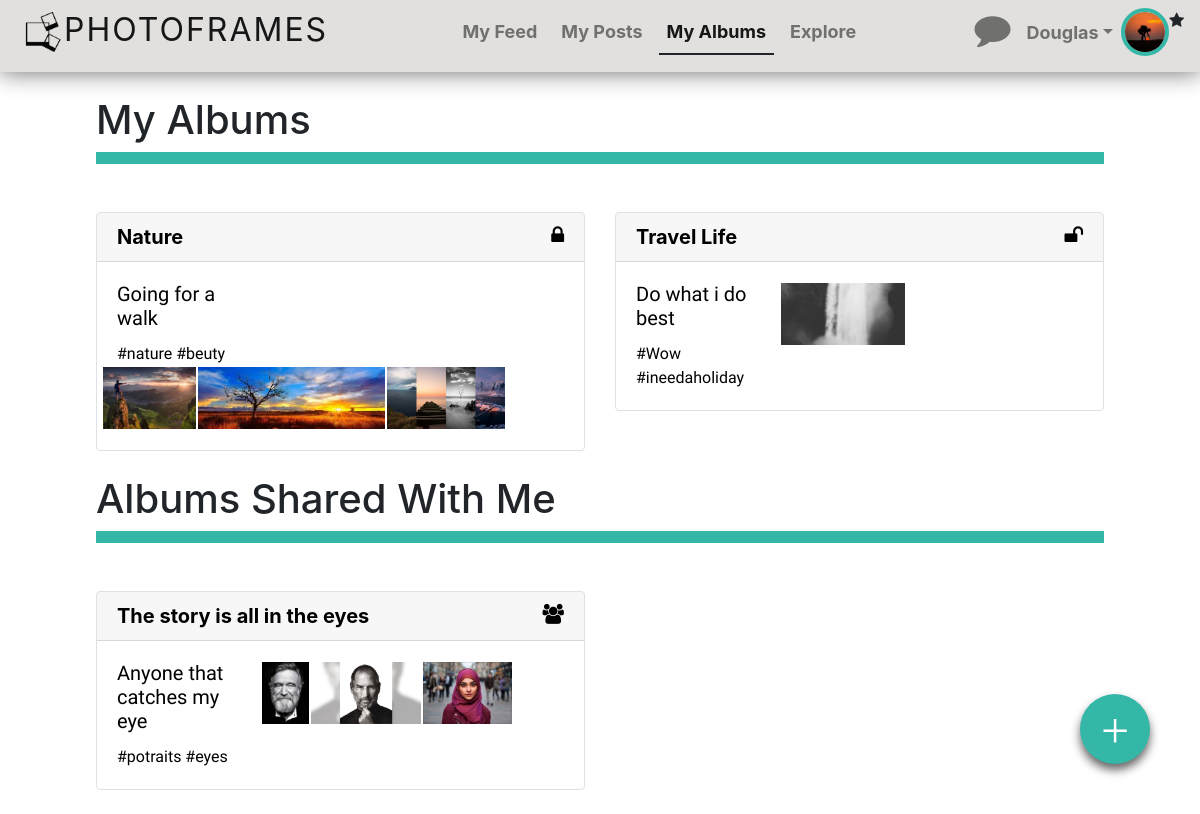
/php/albums.php (signed in), run on the app's committed database.
### tables this page shows
CREATE TABLE `tbalbum` (
  `albumID` int(11) NOT NULL,
  `userID` int(11) NOT NULL,
  `title` varchar(50) NOT NULL,
  `description` varchar(50) DEFAULT NULL,
  `privacy` varchar(10) NOT NULL DEFAULT 'public',
  `timeStamp` datetime NOT NULL
);

CREATE TABLE `tbalbumhashtag` (
  `ID` int(11) NOT NULL,
  `albumID` int(11) NOT NULL,
  `hashtag` varchar(50) NOT NULL
);

CREATE TABLE `tbpost` (
  `imageID` int(11) NOT NULL,
  `userID` int(11) NOT NULL,
  `title` varchar(50) NOT NULL,
  `caption` varchar(50) NOT NULL,
  `stars` int(11) NOT NULL DEFAULT '0',
  `timeStamp` datetime DEFAULT NULL,
  `fileLocation` varchar(200) NOT NULL DEFAULT 'default',
  `privacy` varchar(10) DEFAULT 'public',
  `iso` int(11) DEFAULT NULL,
  `shutterSpeed` varchar(10) DEFAULT NULL,
  `fStop` float DEFAULT NULL,
  `lens` varchar(10) DEFAULT NULL,
  `albumID` int(11) NOT NULL
);

CREATE TABLE `tbalbumparticipant` (
  `ID` int(11) NOT NULL,
  `albumID` int(11) NOT NULL,
  `userID` int(11) NOT NULL
);

### php/fragments/albumsFragment.php (the view, shortened to what this page needs)
<?php
    if (isset($query1))
    {
        $res = $mysqli->query($query1);
        if ($res && $res->num_rows > 0)
        {
            echo '<main class="pageContent">';
            echo '<div class="row">';
            while($row = $res->fetch_assoc())
            {
                echo '<div class="col-sm-12 col-lg-6">
                            <a class="albumCar m-1" href="album.php?albumID='.$row["albumID"].'">
                                <div class="card border">
                                    <h5 class="card-header"><b>'.$row["title"].'</b>';
                                    if ($row["privacy"] == "private")
                                        echo '<i class="fa fa-lock privacyIcon" aria-hidden="true"></i>';
                                    else
                                        echo '<i class="fa fa-unlock privacyIcon" aria-hidden="true"></i>';
                               echo'</h5>
                                    <div class="card-body">
                                        <div class="row">
                                            <div class="col-4">
                                                <h5 class="card-title">'.$row["description"].'</h5>
                                                <p class="card-text">';
                                                $hashtagQuery = "SELECT *
                                                            FROM tbalbumhashtag
                                                            WHERE albumID = ".$row["albumID"]."
                                                            LIMIT 2;";
                                                $result = $mysqli->query($hashtagQuery);
                                                if ($result && $result->num_rows > 0)
                                                {
                                                    while($rowResult = $result->fetch_assoc())
                                                    {
                                                        echo $rowResult["hashtag"].' ';
                                                    }
                                                }
                                               echo '</p>
                                            </div>
                                            <div class="imgPreview">';
                                            $picQuery = "SELECT *
                                            FROM tbpost
                                            WHERE albumID = ".$row["albumID"]." AND privacy != 'hidden'
                                            LIMIT 3;";
                                            $result = $mysqli->query($picQuery);
                                            if ($result && $result->num_rows > 0)
                                            {
                                                while($rowResult = $result->fetch_assoc())
                                                {
                                                    echo '<img alt="Preview Image" src="'.$rowResult["fileLocation"].'" />';
                                                }
                                            }
                                        echo '</div>
                                    </div>
                                </div>
                            </div>
                        </a>
                    </div>';
            }
            echo '</div>';
            echo '</main>';
        }
    }
    if (isset($query2))
    {
        $res = $mysqli->query($query2);
        if ($res && $res->num_rows > 0)
        {
            echo '<div  class="heading mt-0">
                <h1>Albums Shared With Me</h1>
            </div>';
            echo '<main class="pageContent">';
            echo '<div class="row">';
            while($row = $res->fetch_assoc())
            {
                echo '<div class="col-sm-12 col-lg-6">
                            <a class="albumCar m-1" href="album.php?albumID='.$row["albumID"].'">
                                <div class="card border">
                                    <h5 class="card-header"><b>'.$row["title"].'</b>
                                    <i class="fa fa-users privacyIcon" aria-hidden="true"></i>
                                    </h5>
                                    <div class="card-body">
                                        <div class="row">
                                            <div class="col-4">
                                                <h5 class="card-title">'.$row["description"].'</h5>
                                                <p class="card-text">';
                                                $hashtagQuery = "SELECT *
                                                            FROM tbalbumhashtag
                                                            WHERE albumID = ".$row["albumID"]."
                                                            LIMIT 2;";
                                                $result = $mysqli->query($hashtagQuery);
                                                if ($result && $result->num_rows > 0)
                                                {
                                                    while($rowResult = $result->fetch_assoc())
                                                    {
                                                        echo $rowResult["hashtag"].' ';
                                                    }
                                                }
                                                echo '</p>
                                            </div>
                                            <div class="imgPreview">';
                                            $picQuery = "SELECT *
                                            FROM tbpost
                                            WHERE albumID = ".$row["albumID"]."  AND privacy != 'hidden'
                                            LIMIT 3;";
                                            $result = $mysqli->query($picQuery);
                                            if ($result && $result->num_rows > 0)
                                            {
                                                while($rowResult = $result->fetch_assoc())
                                                {
                                                    echo '<img alt="Preview Image" src="'.$rowResult["fileLocation"].'" />';
                                                }
                                            }
                                            echo '</div>
                                        </div>
                                    </div>
                                </div>
                            </a>
                        </div>';
            }
            echo '</div>';
            echo '</main>';
        }
    }
?>

### php/albums.php (shortened to what this page needs)
<?php
include "./fragments/globals.php";
?>
<!DOCTYPE html>
<html>
<head>
    <?php include "./fragments/cssLibraries.php"; ?>
    <link rel="stylesheet" type="text/css" href="../css/albums.css" />
    <link rel="stylesheet" type="text/css" href="../css/albumsFragment.css" />
</head>
<body>
<?php include "./fragments/navbarFragment.php"; ?>
<div  class="heading">
    <h1>My Albums</h1>
</div>
<?php
$query1 = "SELECT *
    FROM tbalbum
    WHERE userID = ".$_SESSION['userID']."
    ORDER BY timeStamp DESC;";
$query2 = "SELECT *
    FROM tbalbum
    INNER JOIN tbalbumparticipant ON tbalbum.albumID = tbalbumparticipant.albumID
    WHERE tbalbumparticipant.userID = ".$_SESSION['userID']."
    ORDER BY tbalbum.timeStamp DESC;";
include "./fragments/albumsFragment.php";
?>
<section id="newAlbum">
    <a class="fab" id="newFab" data-toggle="modal" data-target="#newAlbum_View"> + </a>
</section>
</body>
</html>

### php/fragments/cssLibraries.php (shortened to what this page needs)
<link rel="stylesheet" href="https://stackpath.bootstrapcdn.com/bootstrap/4.4.1/css/bootstrap.min.css">
<link rel="stylesheet" href="https://use.fontawesome.com/releases/v5.1.0/css/all.css">
<link href="https://stackpath.bootstrapcdn.com/font-awesome/4.7.0/css/font-awesome.min.css" rel="stylesheet">
<link rel="stylesheet" href="https://cdnjs.cloudflare.com/ajax/libs/jquery-confirm/3.3.2/jquery-confirm.min.css">
<link rel="stylesheet" type="text/css" href="../css/main.css" />

### php/fragments/navbarFragment.php (shortened to what this page needs)
<header id="topHeader" class="fixed-top">
    <div class="container-fluid d-flex justify-content-between align-items-center">
        <nav class="navbar navbar-expand-lg navbar-light fixed-top py-lg-0">
            <a class="navbar-brand ml-2" href="./feed.php">
                <h1 class="logo"><img src="../assets/logo1.png" alt="logo" class="img-fluid">PhotoFrames</h1>
            </a>
            <div class="collapse navbar-collapse" id="navbarResponsive">
                <ul class="navbar-nav ml-auto mr-auto">
                    <li class="nav-item mx-1" id="feedLink"><a class="nav-link" href="./feed.php">My Feed</a></li>
                    <li class="nav-item mx-1" id="postLink"><a class="nav-link" href="./posts.php">My Posts</a></li>
                    <li class="nav-item mx-1" id="albumLink"><a class="nav-link" href="./albums.php">My Albums</a></li>
                    <li class="nav-item mx-1" id="exploreLink"><a class="nav-link" href="./explore.php">Explore</a></li>
                </ul>
                <ul class="navbar-nav float-right">
                    <a class="nav-link mr-2 p-0" id="messagesLink" href="./messages.php">
                        <span class="fa-stack">
                            <i class="fa fa-comment fa-stack-2x"></i>
                        </span>
                    </a>
                    <li class="nav-item dropdown">
                        <a class="nav-link dropdown-toggle" id="profileDropdownLink" data-toggle="dropdown" href="#" role="button" aria-haspopup="true" aria-expanded="false"><?php echo $_SESSION['userName'] ?></a>
                    </li>
                </ul>
                <?php
                if ($_SESSION['userType'] == "admin")
                {
                    echo ' <img src="'.$_SESSION['userProfileImg'].'"  alt="Avatar" class="adminAvatar mr-0">
                                <i class="fa fa-star ml-0 mb-4" aria-hidden="true"></i>';
                }
                else
                {
                    echo ' <img src="'.$_SESSION['userProfileImg'].'" alt="Avatar" class="avatar mr-2">';
                }
                ?>
            </div>
        </nav>
    </div>
</header>

### css/main.css (style rules this page uses)
#topHeader { background: #e1e0de; box-shadow: 0px 0px 25px 0 rgba(0, 0, 0, 0.6); z-index: 997; padding: 10px 0; height: 4.5em; }
#topHeader .logo { font-size: 32px; margin: 0; padding: 0; line-height: 1; font-weight: 400; letter-spacing: 2px; text-transform: uppercase; }
#topHeader .logo img { max-height: 40px; }
.nav-link { font-weight: bolder; font-size: large; }
.activeLine { border-bottom: 2px solid currentColor; }
nav.navbar { height: 4em; }
div#navbarResponsive { margin-right: 0em; margin-left: auto; }
.adminAvatar { vertical-align: middle; width: 3em; height: 3em; border-radius: 50%; border: solid 4px #34b7a7; }
div.card-body { font-family: 'Raleway', sans-serif; }
div.card { border: none; }
html { scrollbar-width: none; -ms-overflow-style: none; }
.heading { margin-top: 6em; margin-left: 8%; margin-right: 8%; border-bottom: 12px solid #34b7a7; }
.pageContent { padding-left: 8%; padding-right: 8%; padding-top: 2%; }

### css/albums.css (style rules this page uses)
a.fab { width: 70px; height: 70px; background-color: #34b7a7; border-radius: 50%; box-shadow: 0 6px 10px 0 #666; font-size: 50px; line-height: 70px; color: white; text-align: center; position: fixed; right: 50px; bottom: 50px; transition: all 0.1s ease-in-out; }

### css/albumsFragment.css (style rules this page uses)
a.albumCar { text-decoration: none; color: black; }
.imgPreview { height: 4em; display: flex; }
.imgPreview img { max-width: 100%; max-height: 100%; margin: auto; display: block; flex: 33.33%; padding: 1px; }
.privacyIcon { float: right; }

### data on the page
tbalbum: title "Nature", privacy "private" (drawn), description "Going for a walk"
tbalbumhashtag: hashtag "#nature"
tbalbumhashtag: hashtag "#beuty"
tbpost: fileLocation (picture)
tbpost: fileLocation (picture)
tbpost: fileLocation (picture)
tbalbum: title "Travel Life", privacy "public" (drawn), description "Do what i do best"
tbalbumhashtag: hashtag "#Wow"
tbalbumhashtag: hashtag "#ineedaholiday"
tbpost: fileLocation (picture)
tbalbumparticipant: albumID.title "The story is all in the eyes", albumID.description "Anyone that catches my eye"
tbalbumhashtag: hashtag "#potraits"
tbalbumhashtag: hashtag "#eyes"
tbpost: fileLocation (picture)
tbpost: fileLocation (picture)
tbpost: fileLocation (picture)

### other printed values
$_SESSION['userName'] "Douglas"
